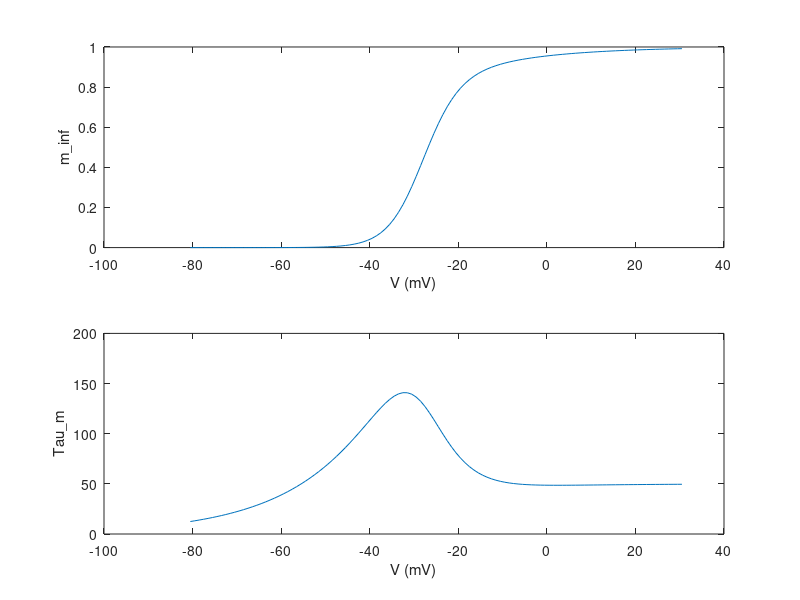
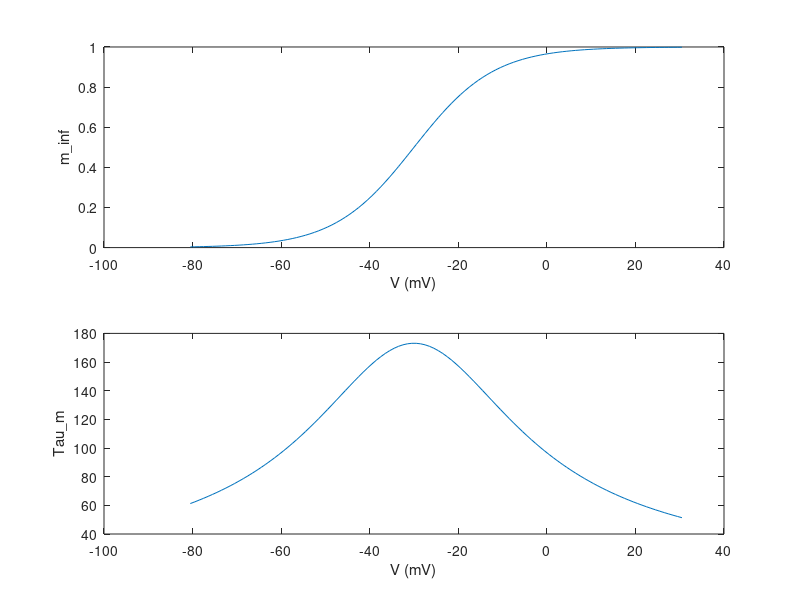

Source code (MATLAB) for these figures, in order:


%% Setup params
V = -80.5:1:30.5;


%% Jason DNSim (Kramer 2008)

gM = [0.75];
E_M = [-95];
c_MaM = [1];
c_MbM = [1];
IC = [0];
IC_noise = [0.01];
 
aM = c_MaM.*(.02./(1+exp((-20-V)/5)));
bM = c_MbM.*(.01*exp((-43-V)/18));
%IM(V,m) = gM.*m.*(V-E_M)
 
%mM' = (aM(V).*(1-mM)-bM(V).*mM);
%mM(0) = IC+IC_noise.*rand(Npop,1)

minf = aM ./ (aM + bM);
mtau = 1 ./ (aM + bM);

figure;
subplot(211); plot(V,minf); xlabel('V (mV)'); ylabel('m\_inf');
subplot(212); plot(V,mtau); xlabel('V (mV)'); ylabel('Tau\_m');



%% Michelle's M current (from Lee )

    V = -80.5:1:30.5;
    Qs = 3.209;
	aM = (0.0001*Qs*(V+30)) ./ (1-exp(-(V+30)/9));
	bM = (-0.0001*Qs*(V+30)) ./ (1-exp((V+30)/9));
    
    minf = aM ./ (aM + bM);
    mtau = 1 ./ (aM + bM);

    figure;
    subplot(211); plot(V,minf); xlabel('V (mV)'); ylabel('m\_inf');
    subplot(212); plot(V,mtau); xlabel('V (mV)'); ylabel('Tau\_m');

%% Original mod file for Lee's M current

% UNITS {
% 	(mV) = (millivolt)
% 	(mA) = (milliamp)
% 	(S) = (siemens)
% }
% 
% NEURON {
% 	SUFFIX KM
%         USEION k READ ek WRITE ik
% 	RANGE gkmbar
% }
% 
% PARAMETER {
% 	gkmbar  = 0.004 (S/cm2)
% }
% 
% ASSIGNED { 
% 	v (mV)
% 	ek (mV)
%         ik (mA/cm2)
%         malpha (/ms)
%         mbeta (/ms)
% 	:ninf
% 	:ntau (ms)
%         
% }
% 
% STATE {
%         m
% 	:n
% }
% 
% BREAKPOINT {
% 	SOLVE states METHOD cnexp 
% 	ik  = gkmbar*m*(v-ek)
% 	:ik = gkmbar*n*n*n*n*(v - ek)
% }
% 
% INITIAL {
%         settables(v)
%         m = malpha/(malpha+mbeta)
% 	:n = ninf
% }
% 
% DERIVATIVE states {  
% 	settables(v)      
% 	m' = ((malpha*(1-m)) - (mbeta*m))
% 	:n' = (ninf-n)/ntau
% }
% 
% UNITSOFF
% 
% PROCEDURE settables(v (mV)) {
%         LOCAL  Qs
%         TABLE malpha, mbeta  FROM -100.5 TO 95.5 WITH 200   :Offset to avoid singularity at 30mV
% 	:TABLE ninf, ntau  FROM -100 TO 100 WITH 200
% 
% 	Qs = 3.209
% 	malpha = (0.0001*Qs*(v+30)) / (1-exp(-(v+30)/9))
% 	mbeta = (-0.0001*Qs*(v+30)) / (1-exp((v+30)/9))
% 
% 	:ninf = 1.0/(1.0+exp((-v-27.0)/11.5))
% 	:ntau = (0.25 + 4.35*exp(-fabs(v+10)/10))*1
% }
% 
% UNITSON
